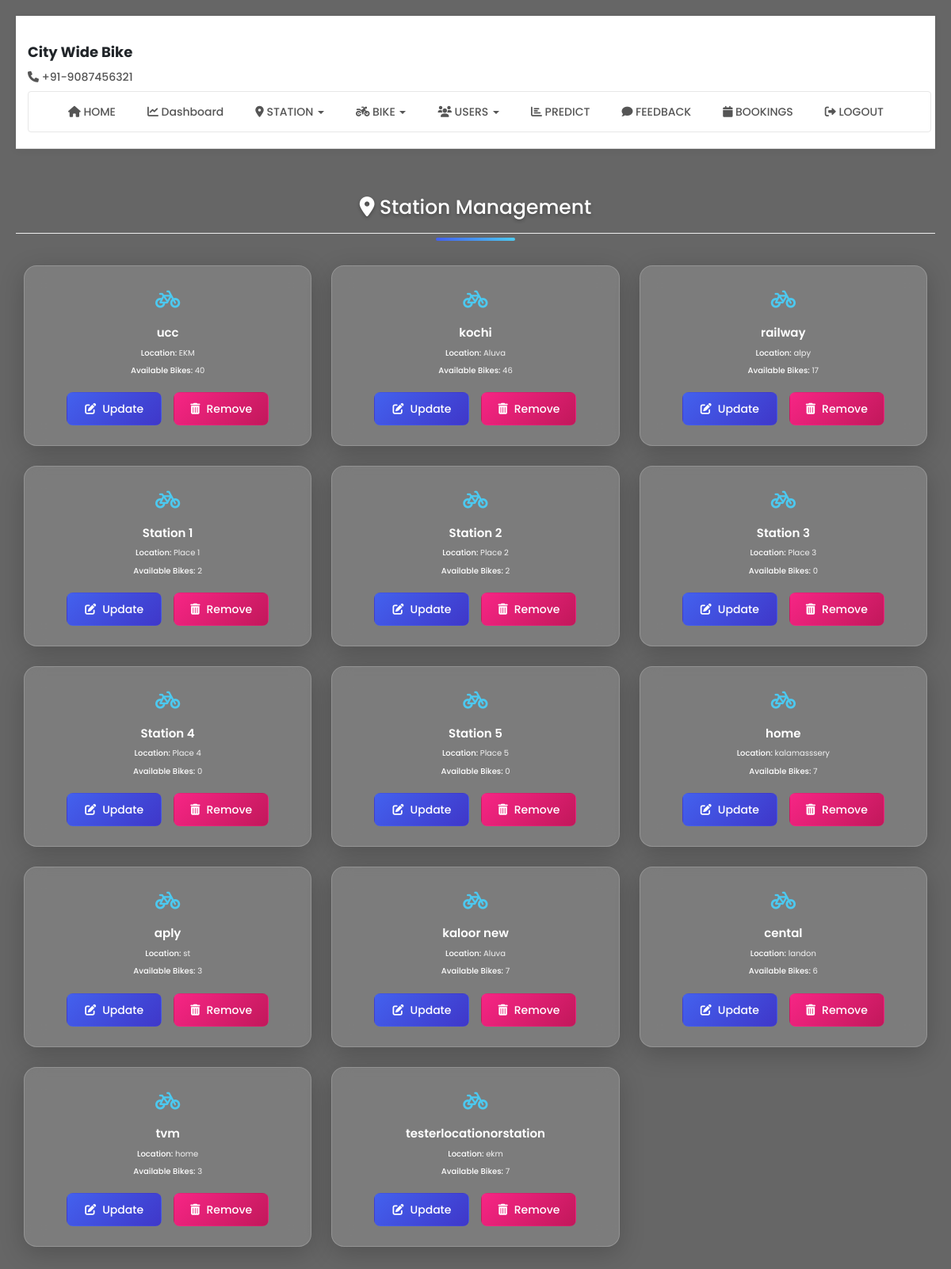
/admin_view_station/, run on the app's committed database.
### bikeapp/models.py (models this page shows, shortened)
class Station(models.Model):
    stationname = models.CharField(max_length=255)
    place = models.CharField(max_length=255)
    no_of_bikes = models.IntegerField(default=0)
    is_removed = models.BooleanField(default=False)
    latitude = models.FloatField(default=0.0)
    longitude = models.FloatField(default=0.0)
    address = models.TextField(default='Unknown Location')

### bikeapp/views.py (the view)
# urls.py: path('admin_view_station/', views.admin_view_station, name='admin_view_station'),
def admin_view_station(request):
    stations = Station.objects.filter(is_removed=False).order_by('id') # Retrieve all stations ordered by ID
    return render(request, "admin/admin_view_station.html", {"stations": stations})

### templates/admin/admin_view_station.html (shortened to what this page needs)
{% extends 'admin/adminheader.html' %}
{% block header %}
{% load static %}
<div class="page-container">
    <div class="page-header">
        <h1><i class="fas fa-map-marker-alt"></i> Station Management</h1>
    </div>
    <div class="grid-container">
        {% if stations %}
            {% for station in stations %}
                <div class="grid-item">
                    <div class="station-icon">
                        <i class="fas fa-bicycle"></i>
                    </div>
                    <h3 class="station-name">{{ station.stationname }}</h3>
                    <p class="station-info">
                        <strong>Location:</strong> {{ station.place }}
                    </p>
                    <p class="station-info">
                        <strong>Available Bikes:</strong> {{ station.no_of_bikes }}
                    </p>
                    <div class="action-buttons">
                        <a href="{% url 'bikeapp:admin_update_station' station.id %}" class="btn btn-update"
                           onclick="return confirm('Update this station?');">
                            <i class="fas fa-edit"></i> Update
                        </a>
                        <a href="{% url 'bikeapp:admin_remove_station' station.id %}" class="btn btn-remove"
                           onclick="return confirm('This will permanently delete the station. Continue?');">
                            <i class="fas fa-trash-alt"></i> Remove
                        </a>
                    </div>
                </div>
            {% endfor %}
        {% else %}
            <div class="empty-state">
                <i class="fas fa-map-marked-alt"></i>
                <h3>No Stations Available</h3>
                <p>Add new stations to manage bike locations</p>
            </div>
        {% endif %}
    </div>
</div>
<link rel="stylesheet" href="https://cdnjs.cloudflare.com/ajax/libs/font-awesome/6.0.0/css/all.min.css">
{% endblock %}

### templates/admin/adminheader.html (style rules this page uses)
:root { --primary: #FF6B6B; --secondary: #FFA500; --accent: #4ECDC4; --dark: #292F36; --light: #F7FFF7; }
body { background: #ffffff; font-family: 'Segoe UI', Tahoma, Geneva, Verdana, sans-serif; color: #333333; }

### data on the page
Station: stationname "ucc", place "EKM", no_of_bikes "40"
Station: stationname "kochi", place "Aluva", no_of_bikes "46"
Station: stationname "railway", place "alpy", no_of_bikes "17"
Station: stationname "Station 1", place "Place 1", no_of_bikes "2"
Station: stationname "Station 2", place "Place 2", no_of_bikes "2"
Station: stationname "Station 3", place "Place 3", no_of_bikes "0"
Station: stationname "Station 4", place "Place 4", no_of_bikes "0"
Station: stationname "Station 5", place "Place 5", no_of_bikes "0"
Station: stationname "home", place "kalamasssery", no_of_bikes "7"
Station: stationname "aply", place "st", no_of_bikes "3"
Station: stationname "kaloor new", place "Aluva", no_of_bikes "7"
Station: stationname "cental", place "landon", no_of_bikes "6"
Station: stationname "tvm", place "home", no_of_bikes "3"
Station: stationname "testerlocationorstation", place "ekm", no_of_bikes "7"
